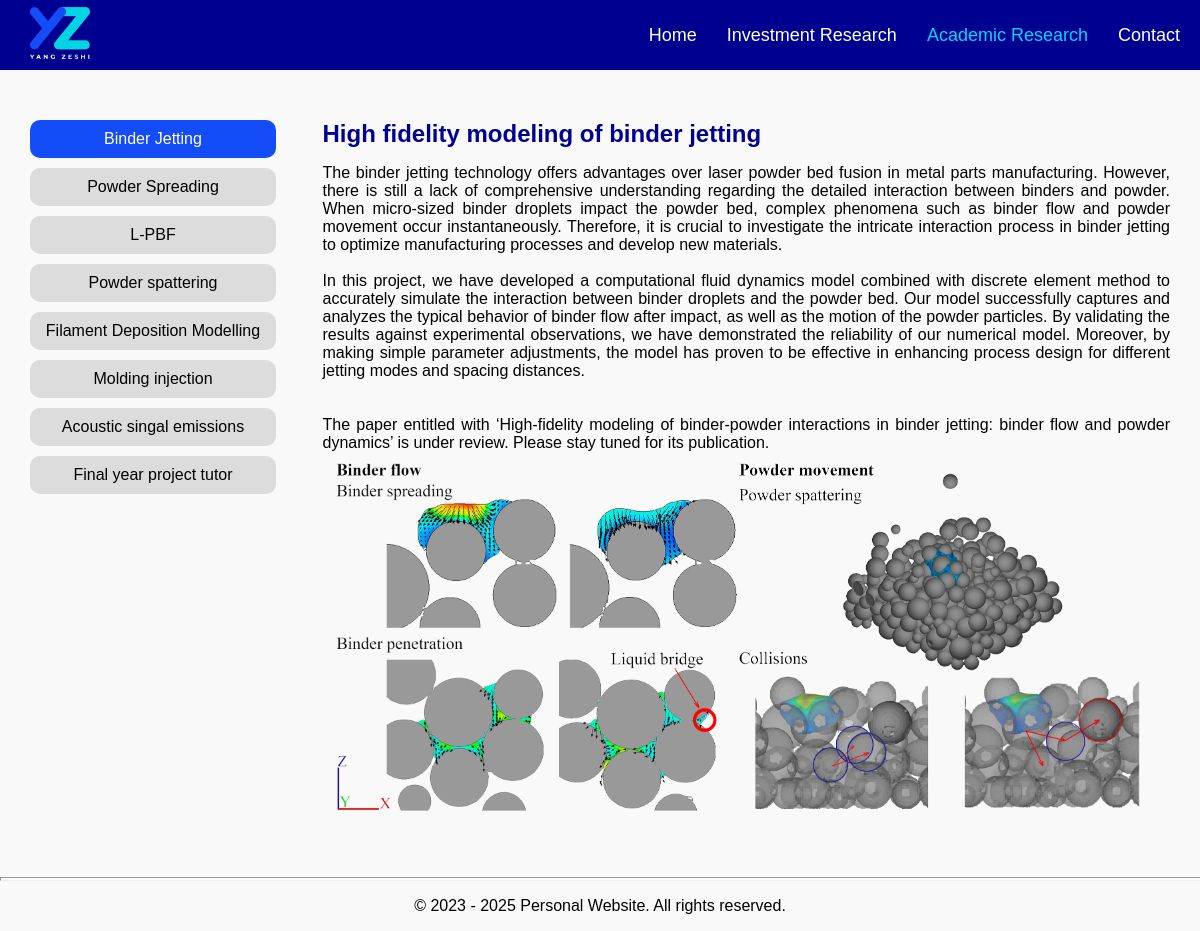
The page /academic_research/1 on the database as committed earlier.
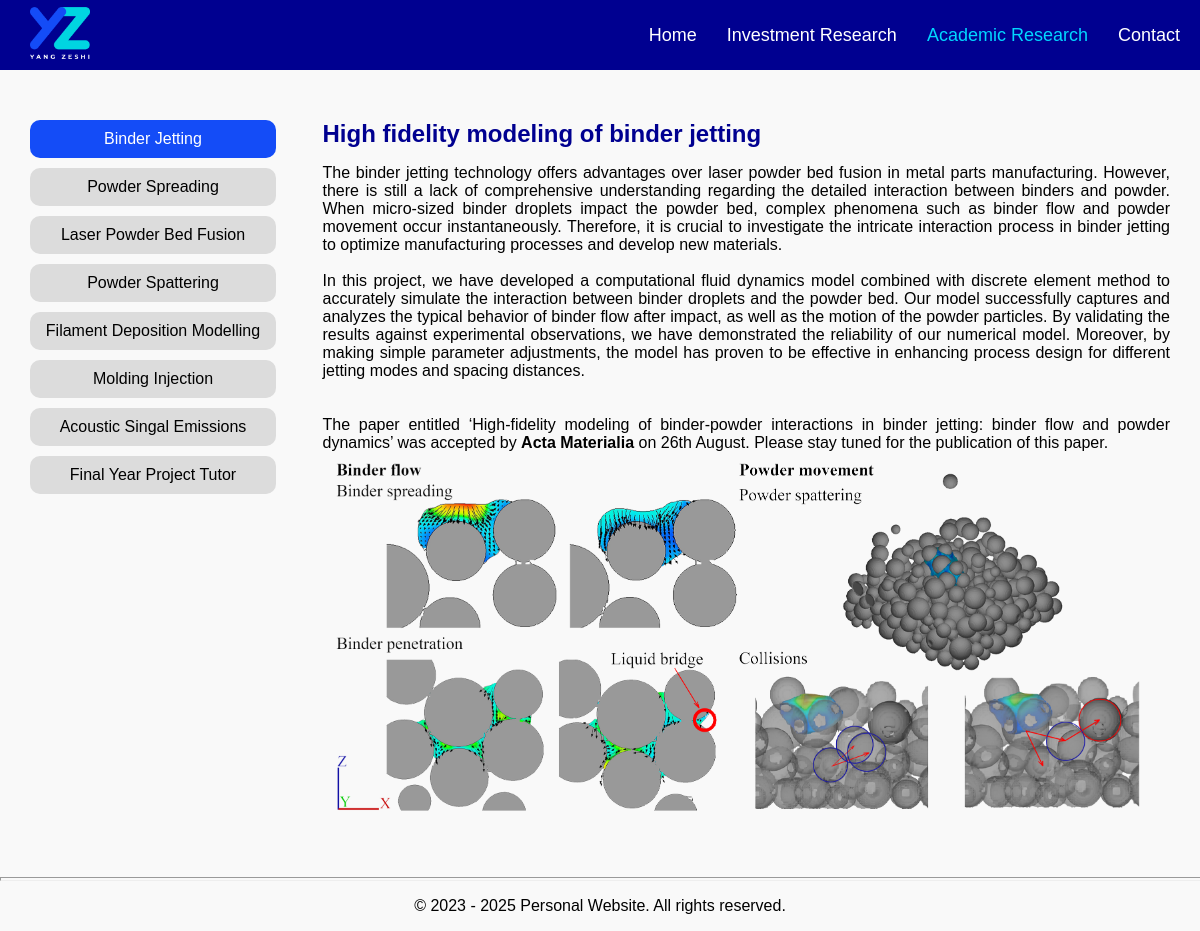
The same page on the database as committed later.
### tables this page shows
CREATE TABLE "research_projects" (
    id INTEGER PRIMARY KEY AUTOINCREMENT,
    title TEXT NOT NULL,
    content TEXT NOT NULL
, full_title text);

### app.py (the view)
@app.route('/academic_research/<int:intro_id>')
def show_intro_1(intro_id):
    db = get_db()
    cursor = db.execute('SELECT * FROM research_projects')
    intros = cursor.fetchall()
    session['intro_id'] = intro_id
    image_src = [url_for('static', filename=f'images/research/{intro_id}.png')]
    file_path = image_src[0].lstrip('/')
    if os.path.exists(file_path)==False:
        image_src=['']
    return render_template('/research projects/research_projects.html',intro=intros[intro_id-1],image_srcs=image_src)

### app.py (called while the page is built)
def get_db():
    if 'db' not in g:
        g.db = sqlite3.connect(
            current_app.config['DATABASE'],
            detect_types=sqlite3.PARSE_DECLTYPES
        )
        g.db.row_factory = sqlite3.Row
    return g.db

@app.teardown_appcontext
def close_connection(exception):
    db = getattr(g, '_database', None)
    if db is not None:
        db.close()

@app.context_processor
def inject_intros():
    db = get_db()
    research_cursor = db.execute('SELECT * FROM research_projects')
    research_intros = research_cursor.fetchall()
    programming_cursor = db.execute('SELECT * FROM programming_projects')
    programming_intros = programming_cursor.fetchall()
    intro_id = session.get('intro_id')
    return dict(research_intros=research_intros, programming_intros=programming_intros, intro_id=intro_id)

### templates/research projects/research_projects.html (shortened to what this page needs)
<!DOCTYPE html>
{% extends 'base.html' %}
{% block content %}
<html>
<head>
    <link rel="stylesheet" type="text/css" href="{{ url_for('static', filename='styles/main.css') }}">
</head>
<body>
  <div class="grid-container">
    <div class="grid1">
      {% include 'research projects/project_tree.html' %}
    </div>
    <div class="grid2">
      <div class="wrapper">
        <div class="section">
          <h2>{{ intro['full_title'] }}</h2>
          <p style="white-space: pre-line;text-align: justify;">{{ intro['content'] | safe }}</p>
          {% for image_src in image_srcs %}
          <img class="fit-picture" src="{{ image_src }}" style="display: block;margin: 0 auto;width: auto;">
          {% endfor %}
        </div>
      </div>
    </div>
  </div>
        <hr>
  </body>
</html>
{% endblock %}

### templates/base.html (shortened to what this page needs)
<!DOCTYPE html>
<html>
<head>
  <link rel="stylesheet" type="text/css" href="{{ url_for('static', filename='styles/base.css') }}">
</head>
<body>
  <div class="banner">
  <div class="logo">
    <a href="/" data-wpel-link="internal">
    <img style="max-width: 60px; max-height: 100%; "
        src="{{ url_for('static', filename='images/logo.png')}}"
        alt="Logo-website">
    </a>
  </div>
  <div class="nav" style="align-self: center;">
    <a href="/" class="widget {% if request.path == '/' %}active{% endif %}">Home</a>
    <a href="/investment_research" class="widget {% if 'investment_research' in request.path %}active{% endif %}">Investment Research</a>
    <a href="/academic_research" class="widget {% if 'academic_research' in request.path %}active{% endif %}">Academic Research</a>
    <a href="/contact" class="widget {% if 'contact' in request.path %}active{% endif %}">Contact</a>
  </div>
  </div>
  {% block content %}
  {% endblock %}
</body>
<footer style="text-align:center;">
    <p>&copy; 2023 - 2025 Personal Website. All rights reserved.</p>
</footer>
</html>

### templates/research projects/project_tree.html
<link rel="stylesheet" type="text/css" href="{{ url_for('static', filename='styles/main.css') }}">
<div class="project-list" style="grid-template-columns: 0.8fr; margin-top: 20px; justify-content: start;">
  {% for intro in research_intros %}
      <a href="{{ url_for('show_intro_1', intro_id=intro['id']) }}" class="widget {% if intro['id'] == intro_id %}highlight{% endif %}">{{ intro['title'] }}</a>
  {% endfor %}
</div>

### static/styles/base.css (style rules this page uses)
.nav a { margin-right: 10px; }
.nav { display: flex; justify-content: flex-end; font-size: large; }
.widget.active { color: rgb(0,215,255); }
.widget { margin-left: 0px; padding: 5px 10px; text-decoration: none; color: rgb(255, 255, 255); }
.logo { display: flex; justify-content: left; align-items: center; margin-left: 30px; margin-top: 10px; margin-bottom: 10px; height: 50px; }
.banner { display: grid; grid-template-columns: 1fr 3fr; background-color: rgb(0, 0, 144); margin-bottom: 20px; }

### static/styles/main.css (style rules this page uses)
body { font-family: Arial, sans-serif; margin: 0px; background-color: #f9f9f9; padding-top: 0px; margin-top: 0; }
.section { margin-bottom: 30px; text-align: left; }
.section h2 { color: rgb(0 0 144); margin-bottom: 10px; text-align: left; }
.section p { margin-bottom: 5px; }
hr { color: blue; height: 2px; width: 100%; margin-left: auto; margin-right: auto; }
.fit-picture { max-width: 100%; max-height: 100%; width: 40%; height: auto; }
.project-list { display: grid; grid-template-columns: 1fr 1fr 1fr; text-align: center; grid-gap: 20px 0px; }
.grid-container { display: grid; grid-template-columns: 1fr 3fr; grid-gap: 0px 10px; margin: 30px; align-content: center; }
div.project-list { gap: 20px; place-items: start; }
div.project-list a.widget { display: flex; align-items: center; justify-content:center; border-radius: 10px; background-color: rgb(220, 220, 220); color: #000000; height: 100%; width: 100%; }
div.project-list a.widget.highlight { background-color: rgb(20, 76, 247); color: #ffffff; }

Rows that differ between the two databases and show on the page:
changed research_projects "Binder Jetting": content "…distances. The paper entitled with ‘High-fidelity modeling of binder-powder interactions in binder jetting: binder flow and powder dynamics’ is under review. Please stay tuned for its publication." → "…distances. The paper entitled ‘High-fidelity modeling of binder-powder interactions in binder jetting: binder flow and powder dynamics’ was accepted by Acta Materialia on 26th August. Please stay tuned for the publication of this paper."
changed research_projects: title "L-PBF" → "Laser Powder Bed Fusion"
changed research_projects: title "Powder spattering" → "Powder Spattering"
changed research_projects: title "Molding injection" → "Molding Injection"
changed research_projects: title "Acoustic singal emissions" → "Acoustic Singal Emissions"
changed research_projects: title "Final year project tutor" → "Final Year Project Tutor"
